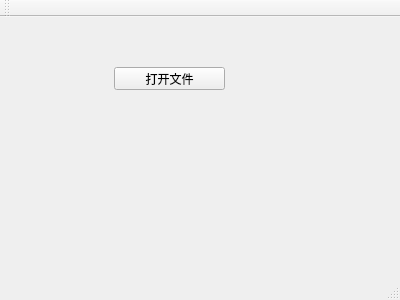
<?xml version="1.0" encoding="UTF-8"?>
<ui version="4.0">
 <class>MainWindow</class>
 <widget class="QMainWindow" name="MainWindow">
  <property name="geometry">
   <rect>
    <x>0</x>
    <y>0</y>
    <width>400</width>
    <height>300</height>
   </rect>
  </property>
  <property name="windowTitle">
   <string>MainWindow</string>
  </property>
  <widget class="QWidget" name="centralWidget">
   <widget class="QPushButton" name="pushButton">
    <property name="geometry">
     <rect>
      <x>114</x>
      <y>50</y>
      <width>111</width>
      <height>23</height>
     </rect>
    </property>
    <property name="text">
     <string>打开文件</string>
    </property>
   </widget>
  </widget>
  <widget class="QMenuBar" name="menuBar">
   <property name="geometry">
    <rect>
     <x>0</x>
     <y>0</y>
     <width>400</width>
     <height>23</height>
    </rect>
   </property>
  </widget>
  <widget class="QToolBar" name="mainToolBar">
   <attribute name="toolBarArea">
    <enum>TopToolBarArea</enum>
   </attribute>
   <attribute name="toolBarBreak">
    <bool>false</bool>
   </attribute>
  </widget>
  <widget class="QStatusBar" name="statusBar"/>
 </widget>
 <layoutdefault spacing="6" margin="11"/>
 <resources/>
 <connections/>
</ui>
